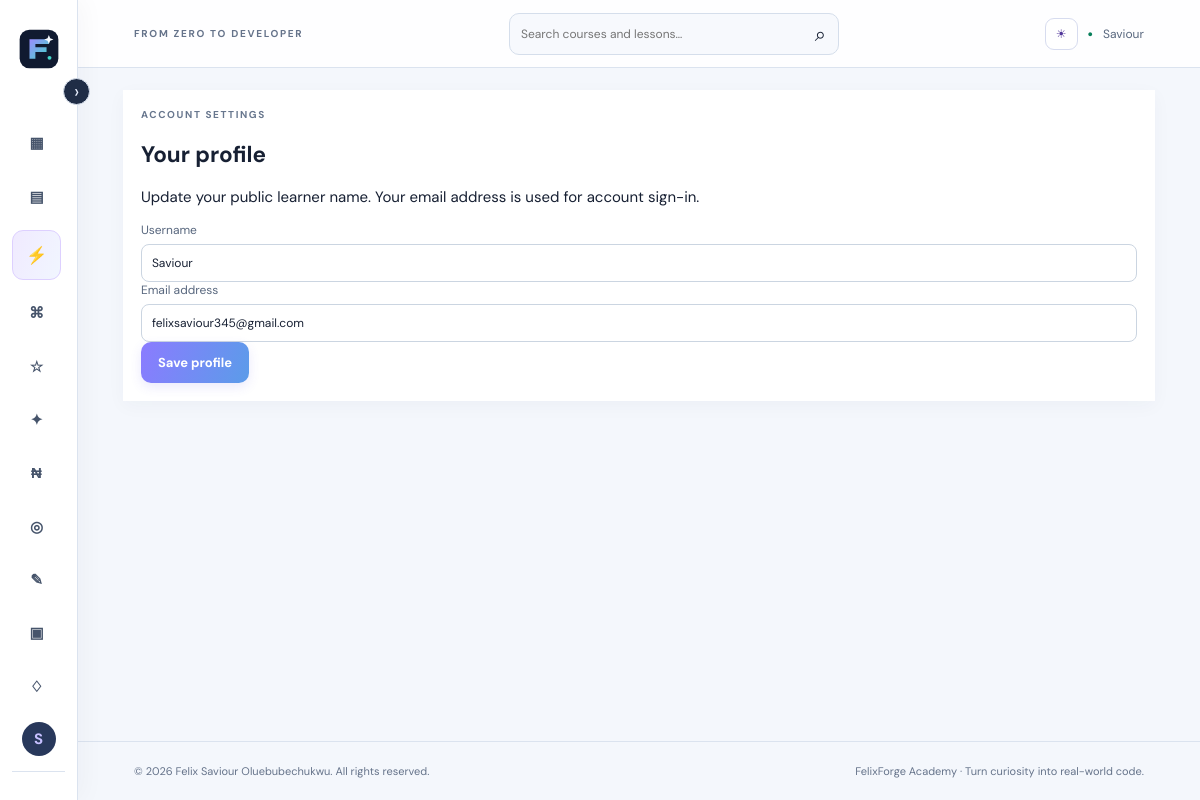
The app's page /profile (signed in) with its own data.
### app.py (models this page shows, shortened)
class User(UserMixin, db.Model):
    id = db.Column(db.Integer, primary_key=True)
    username = db.Column(db.String(32), unique=True, nullable=False)
    email = db.Column(db.String(254), unique=True, nullable=False)
    password_hash = db.Column(db.String(255), nullable=False)
    created_at = db.Column(db.DateTime, default=datetime.utcnow)
    projects = db.relationship('Project', backref='owner', cascade='all, delete-orphan')
    progress = db.relationship('Progress', backref='learner', cascade='all, delete-orphan')
    quiz_results = db.relationship('QuizResult', back_populates='learner', cascade='all, delete-orphan')

### app.py (the view, shortened to what this page needs)
@app.route('/profile',methods=['GET','POST'])
@login_required
def profile():
    return render_template('profile.html')

### app.py (called while the page is built)
@login_manager.user_loader
def load_user(user_id): return db.session.get(User, int(user_id))

@app.before_request
def record_daily_activity():
    if current_user.is_authenticated and request.endpoint not in {'static', 'logout'}:
        today = datetime.utcnow().date()
        activity = UserActivity.query.filter_by(user_id=current_user.id, activity_date=today).first()
        if activity is None:
            db.session.add(UserActivity(user_id=current_user.id, activity_date=today, last_seen_at=datetime.utcnow()))
        try:
            db.session.commit()
        except Exception:
            db.session.rollback()
            app.logger.exception('Could not record learner activity')

### templates/profile.html
{% extends 'base.html' %}{% block title %}Profile — FelixForge Academy{% endblock %}{% block content %}<div class="form-card"><div class="eyebrow">ACCOUNT SETTINGS</div><h1>Your profile</h1><p>Update your public learner name. Your email address is used for account sign-in.</p><form method="post"><input type="hidden" name="csrf_token" value="{{ csrf_token() }}"><label>Username<input name="username" value="{{ current_user.username }}" minlength="3" maxlength="32" required></label><label>Email address<input value="{{ current_user.email }}" disabled></label><button class="button">Save profile</button></form></div>{% endblock %}

### templates/base.html (shortened to what this page needs)
<!doctype html>
<html lang="en">
<head>
<link rel="stylesheet" href="{{ url_for('static',filename='style.css') }}">
</head>
<body>
<div class="shell">
<aside class="sidebar" id="appSidebar">
<button type="button" class="sidebar-toggle" id="sidebarToggle" aria-label="Collapse navigation" aria-expanded="true" title="Collapse navigation">‹</button>
<a class="brand" href="{{ url_for('home') }}" aria-label="FelixForge Academy home"><img class="brand-logo" src="{{ url_for('static', filename='felixforge-logo.svg') }}" alt=""><span>FelixForge <span class="brand-muted">Academy</span></span></a>
<nav>
<a href="{{ url_for('dashboard') }}" class="nav-link {% if request.endpoint=='dashboard' %}active{% endif %}">▦ <span>Dashboard</span></a>
<a href="{{ url_for('courses') }}" class="nav-link ">▤ </a>
<a href="{{ url_for('advanced_courses') }}" class="nav-link advanced-nav-link {% if advanced_nav_active %}active{% endif %}"><strong class="advanced-icon">⚡</strong><span>Advanced Courses</span><span class="advanced-badge">PRO</span></a>
<a href="{{ url_for('editor') }}" class="nav-link {% if request.endpoint=='editor' %}active{% endif %}">⌘ <span>Code editor</span></a>
<a href="{{ url_for('bookmarks') }}" class="nav-link">☆ <span>Bookmarks</span></a>
<a href="{{ url_for('achievements') }}" class="nav-link">✦ <span>Achievements</span></a>
<a href="{{ url_for('monetization_plan') }}" class="nav-link {% if request.endpoint=='monetization_plan' %}active{% endif %}">₦ <span>Pricing & certificates</span></a>
<a href="{{ url_for('community') }}" class="nav-link">◎ <span>Community</span></a>
<a href="{{ url_for('suggestions') }}" class="nav-link {% if request.endpoint=='suggestions' %}active{% endif %}">✎ <span>Suggestions</span></a>
<a href="{{ url_for('portfolio') }}" class="nav-link">▣ <span>Portfolio</span></a>
<a href="{{ url_for('notifications') }}" class="nav-link">♢ <span>Notifications{% if unread_notifications %} ({{ unread_notifications }}){% endif %}</span></a>
</nav>
<div class="side-bottom"><div class="side-label">YOUR ACCOUNT</div>
<div class="user-mini"><div class="avatar">{{ (current_user.username[0] if current_user.is_authenticated else 'F')|upper }}</div></div>
</div>
</aside>
<main class="main">
<header class="topbar"><div class="crumb">FROM ZERO TO DEVELOPER</div>
<form class="global-search" action="{{ url_for('search') }}" method="get"><input name="q" type="search" placeholder="Search courses and lessons…" aria-label="Search courses and lessons"><button aria-label="Search">⌕</button></form>
<div class="top-actions"><button type="button" class="theme-toggle" id="themeToggle" aria-label="Toggle colour theme" aria-pressed="false">◐</button>
{% if current_user.is_authenticated %}<span class="online-dot">●</span><span class="top-user"><a href="{{ url_for('profile') }}">{{ current_user.username }}</a></span>{% else %}<a class="button button-small" href="{{ url_for('login') }}">Log in</a>{% endif %}</div>
</header>
<section class="page">{% block content %}{% endblock %}</section>
<footer>© {{ year }} Felix Saviour Oluebubechukwu. All rights reserved. <span>FelixForge Academy · Turn curiosity into real-world code.</span></footer>
</main></div>
</body></html>

### records on screen
User: username "S", username "Saviour", email "felixsaviour345@gmail.com"
